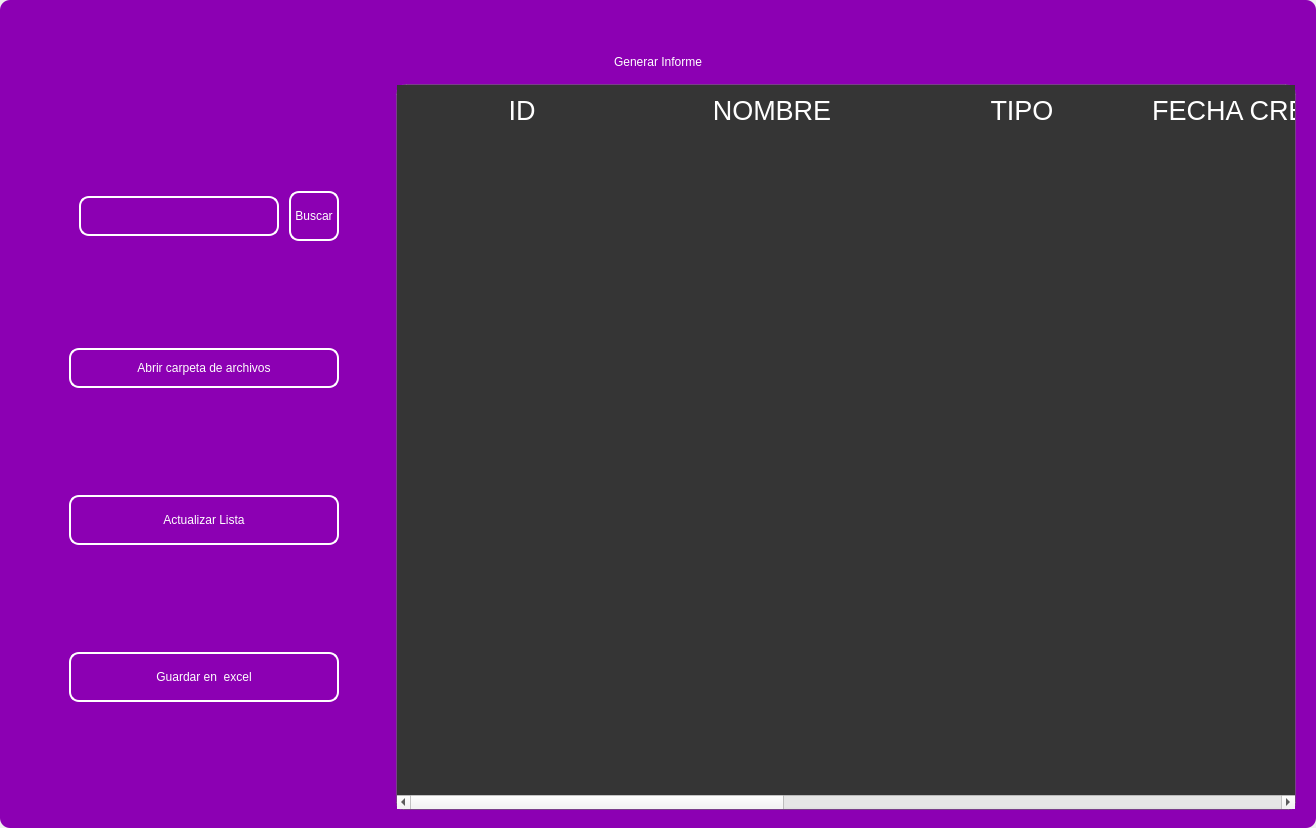
<?xml version="1.0" encoding="UTF-8"?>
<ui version="4.0">
 <class>MainWindow</class>
 <widget class="QMainWindow" name="MainWindow">
  <property name="geometry">
   <rect>
    <x>0</x>
    <y>0</y>
    <width>1316</width>
    <height>828</height>
   </rect>
  </property>
  <property name="windowTitle">
   <string>MainWindow</string>
  </property>
  <property name="styleSheet">
   <string notr="true"/>
  </property>
  <widget class="QWidget" name="centralwidget">
   <property name="styleSheet">
    <string notr="true"/>
   </property>
   <layout class="QVBoxLayout" name="verticalLayout">
    <property name="spacing">
     <number>0</number>
    </property>
    <property name="leftMargin">
     <number>0</number>
    </property>
    <property name="topMargin">
     <number>0</number>
    </property>
    <property name="rightMargin">
     <number>0</number>
    </property>
    <property name="bottomMargin">
     <number>0</number>
    </property>
    <item>
     <widget class="QFrame" name="frame">
      <property name="enabled">
       <bool>true</bool>
      </property>
      <property name="styleSheet">
       <string notr="true">
QFrame {
border-radius:10px;
background-color: rgb(140, 0, 179);
 }
</string>
      </property>
      <property name="frameShape">
       <enum>QFrame::StyledPanel</enum>
      </property>
      <property name="frameShadow">
       <enum>QFrame::Raised</enum>
      </property>
      <layout class="QVBoxLayout" name="verticalLayout_2">
       <item>
        <widget class="QFrame" name="frame_superior">
         <property name="minimumSize">
          <size>
           <width>0</width>
           <height>40</height>
          </size>
         </property>
         <property name="maximumSize">
          <size>
           <width>16777215</width>
           <height>40</height>
          </size>
         </property>
         <property name="styleSheet">
          <string notr="true">QPushButton{
border-radius:18px;
}

QPushButton:hover{
	background-color: rgb(0, 0, 0);
}
</string>
         </property>
         <property name="frameShape">
          <enum>QFrame::StyledPanel</enum>
         </property>
         <property name="frameShadow">
          <enum>QFrame::Raised</enum>
         </property>
         <layout class="QHBoxLayout" name="horizontalLayout_3">
          <property name="spacing">
           <number>4</number>
          </property>
          <property name="leftMargin">
           <number>0</number>
          </property>
          <property name="topMargin">
           <number>0</number>
          </property>
          <property name="rightMargin">
           <number>0</number>
          </property>
          <property name="bottomMargin">
           <number>0</number>
          </property>
          <item>
           <widget class="QPushButton" name="btn_icon">
            <property name="text">
             <string/>
            </property>
            <property name="iconSize">
             <size>
              <width>40</width>
              <height>40</height>
             </size>
            </property>
           </widget>
          </item>
          <item>
           <spacer name="horizontalSpacer_2">
            <property name="orientation">
             <enum>Qt::Horizontal</enum>
            </property>
            <property name="sizeHint" stdset="0">
             <size>
              <width>443</width>
              <height>20</height>
             </size>
            </property>
           </spacer>
          </item>
          <item>
           <widget class="QPushButton" name="btn_exit">
            <property name="minimumSize">
             <size>
              <width>38</width>
              <height>38</height>
             </size>
            </property>
            <property name="maximumSize">
             <size>
              <width>38</width>
              <height>38</height>
             </size>
            </property>
            <property name="cursor">
             <cursorShape>PointingHandCursor</cursorShape>
            </property>
            <property name="text">
             <string/>
            </property>
            <property name="iconSize">
             <size>
              <width>35</width>
              <height>35</height>
             </size>
            </property>
           </widget>
          </item>
          <item>
           <widget class="QPushButton" name="bt_minimizar">
            <property name="minimumSize">
             <size>
              <width>38</width>
              <height>38</height>
             </size>
            </property>
            <property name="maximumSize">
             <size>
              <width>38</width>
              <height>38</height>
             </size>
            </property>
            <property name="cursor">
             <cursorShape>PointingHandCursor</cursorShape>
            </property>
            <property name="text">
             <string/>
            </property>
            <property name="icon">
             <iconset>
              <normaloff>image/minus.svg</normaloff>image/minus.svg</iconset>
            </property>
            <property name="iconSize">
             <size>
              <width>38</width>
              <height>38</height>
             </size>
            </property>
           </widget>
          </item>
          <item>
           <widget class="QPushButton" name="bt_maximizar">
            <property name="minimumSize">
             <size>
              <width>38</width>
              <height>38</height>
             </size>
            </property>
            <property name="maximumSize">
             <size>
              <width>38</width>
              <height>38</height>
             </size>
            </property>
            <property name="cursor">
             <cursorShape>PointingHandCursor</cursorShape>
            </property>
            <property name="text">
             <string/>
            </property>
            <property name="icon">
             <iconset>
              <normaloff>image/chevron-up.svg</normaloff>image/chevron-up.svg</iconset>
            </property>
            <property name="iconSize">
             <size>
              <width>38</width>
              <height>38</height>
             </size>
            </property>
           </widget>
          </item>
          <item>
           <widget class="QPushButton" name="bt_restaurar">
            <property name="minimumSize">
             <size>
              <width>38</width>
              <height>38</height>
             </size>
            </property>
            <property name="maximumSize">
             <size>
              <width>38</width>
              <height>38</height>
             </size>
            </property>
            <property name="cursor">
             <cursorShape>PointingHandCursor</cursorShape>
            </property>
            <property name="text">
             <string/>
            </property>
            <property name="icon">
             <iconset>
              <normaloff>image/chevron-down.svg</normaloff>image/chevron-down.svg</iconset>
            </property>
            <property name="iconSize">
             <size>
              <width>38</width>
              <height>38</height>
             </size>
            </property>
           </widget>
          </item>
          <item>
           <widget class="QPushButton" name="bt_cerrar">
            <property name="minimumSize">
             <size>
              <width>38</width>
              <height>38</height>
             </size>
            </property>
            <property name="maximumSize">
             <size>
              <width>38</width>
              <height>38</height>
             </size>
            </property>
            <property name="cursor">
             <cursorShape>PointingHandCursor</cursorShape>
            </property>
            <property name="text">
             <string/>
            </property>
            <property name="icon">
             <iconset>
              <normaloff>image/x.svg</normaloff>image/x.svg</iconset>
            </property>
            <property name="iconSize">
             <size>
              <width>38</width>
              <height>38</height>
             </size>
            </property>
           </widget>
          </item>
         </layout>
        </widget>
       </item>
       <item>
        <widget class="QLabel" name="label">
         <property name="styleSheet">
          <string notr="true">font: 30pt &quot;MS Shell Dlg 2&quot;;
color: rgb(255, 255, 255);</string>
         </property>
         <property name="text">
          <string>Generar Informe</string>
         </property>
         <property name="alignment">
          <set>Qt::AlignCenter</set>
         </property>
        </widget>
       </item>
       <item>
        <widget class="QFrame" name="frame_3">
         <property name="minimumSize">
          <size>
           <width>0</width>
           <height>0</height>
          </size>
         </property>
         <property name="frameShape">
          <enum>QFrame::StyledPanel</enum>
         </property>
         <property name="frameShadow">
          <enum>QFrame::Raised</enum>
         </property>
         <layout class="QHBoxLayout" name="horizontalLayout_4">
          <property name="leftMargin">
           <number>9</number>
          </property>
          <property name="topMargin">
           <number>9</number>
          </property>
          <property name="rightMargin">
           <number>9</number>
          </property>
          <item>
           <layout class="QVBoxLayout" name="verticalLayout_4">
            <property name="spacing">
             <number>50</number>
            </property>
            <property name="sizeConstraint">
             <enum>QLayout::SetDefaultConstraint</enum>
            </property>
            <property name="leftMargin">
             <number>50</number>
            </property>
            <property name="topMargin">
             <number>50</number>
            </property>
            <property name="rightMargin">
             <number>50</number>
            </property>
            <property name="bottomMargin">
             <number>50</number>
            </property>
            <item>
             <layout class="QHBoxLayout" name="horizontalLayout">
              <property name="spacing">
               <number>10</number>
              </property>
              <property name="leftMargin">
               <number>10</number>
              </property>
              <property name="topMargin">
               <number>0</number>
              </property>
              <property name="bottomMargin">
               <number>0</number>
              </property>
              <item>
               <widget class="QLineEdit" name="searchtxt">
                <property name="minimumSize">
                 <size>
                  <width>200</width>
                  <height>25</height>
                 </size>
                </property>
                <property name="maximumSize">
                 <size>
                  <width>150</width>
                  <height>40</height>
                 </size>
                </property>
                <property name="styleSheet">
                 <string notr="true">QLabel {
	color: rgb(255, 255, 254);
	font: 12pt &quot;Arial&quot;;
	background-color: rgba(0, 0, 0,0);
}

QTextEdit{
background-color: rgba(0, 0, 0,0);
border-radius:10px; 
font: 12pt &quot;Arial&quot;;
color: rgb(255, 255, 254);
border: 2px solid  rgb(255, 255, 255);

}

QTextEdit:hover{
background-color: rgba(0, 0, 0,0);
border-radius:10px; 
font: 12pt &quot;Arial&quot;;
border: 2px solid  rgb(120, 0, 171);
}

QTextEdit:focus{
background-color: rgb(0, 0, 0);
border-radius:10px; 
font: 12pt &quot;Arial&quot;;
border: 2px solid rgb(120, 0, 171);
}

QLineEdit{
background-color: rgba(0, 0, 0,0);
border-radius:10px; 
font: 12pt &quot;Arial&quot;;
color: rgb(255, 255, 254);
border: 2px solid  rgb(255, 255, 255);

}

QLineEdit:hover{
background-color: rgba(0, 0, 0,0);
border-radius:10px; 
font: 12pt &quot;Arial&quot;;
border: 2px solid  rgb(120, 0, 171);
}

QLineEdit:focus{
background-color: rgb(0, 0, 0);
border-radius:10px; 
font: 12pt &quot;Arial&quot;;
border: 2px solid rgb(120, 0, 171);
}

QCheckBox{
	font: 12pt &quot;Arial&quot;;
	color: rgb(255, 255, 255);
}

QCheckBox::indicator {
    width: 18px;
    height:18px;
}

QCheckBox::indicator:unchecked {
   background-image: url(image/square.svg);
}

QCheckBox::indicator:checked {
   background-image: url(image/check-square.svg);
}

QPushButton{
border-radius:10px; 
font: 12pt &quot;Arial&quot;;
color: rgb(255, 255, 254);
border: 2px solid #ffffff;
}

QPushButton:hover{
border-radius:10px; 
font: 12pt &quot;Arial&quot;;
color: rgb(255, 255, 255);
border: 2px solid rgb(120, 0, 171);
	background-color: rgb(120, 0, 171);
}
</string>
                </property>
               </widget>
              </item>
              <item>
               <widget class="QPushButton" name="btn_search">
                <property name="sizePolicy">
                 <sizepolicy hsizetype="Minimum" vsizetype="Fixed">
                  <horstretch>0</horstretch>
                  <verstretch>0</verstretch>
                 </sizepolicy>
                </property>
                <property name="minimumSize">
                 <size>
                  <width>0</width>
                  <height>15</height>
                 </size>
                </property>
                <property name="maximumSize">
                 <size>
                  <width>100</width>
                  <height>50</height>
                 </size>
                </property>
                <property name="cursor">
                 <cursorShape>PointingHandCursor</cursorShape>
                </property>
                <property name="styleSheet">
                 <string notr="true">QPushButton{
border-radius:10px; 
font: 12pt &quot;Arial&quot;;
color: rgb(255, 255, 254);
border: 2px solid #ffffff;
}

QPushButton:hover{
border-radius:10px; 
font: 12pt &quot;Arial&quot;;
color: rgb(255, 255, 255);
border: 2px solid rgb(120, 0, 171);
	background-color: rgb(120, 0, 171);
}</string>
                </property>
                <property name="text">
                 <string>Buscar</string>
                </property>
               </widget>
              </item>
             </layout>
            </item>
            <item>
             <widget class="QPushButton" name="btn_report_export">
              <property name="minimumSize">
               <size>
                <width>0</width>
                <height>40</height>
               </size>
              </property>
              <property name="cursor">
               <cursorShape>PointingHandCursor</cursorShape>
              </property>
              <property name="styleSheet">
               <string notr="true">QPushButton{
border-radius:10px; 
font: 12pt &quot;Arial&quot;;
color: rgb(255, 255, 254);
border: 2px solid #ffffff;
}

QPushButton:hover{
border-radius:10px; 
font: 12pt &quot;Arial&quot;;
color: rgb(255, 255, 255);
border: 2px solid rgb(120, 0, 171);
	background-color: rgb(120, 0, 171);
}</string>
              </property>
              <property name="text">
               <string>Abrir carpeta de archivos</string>
              </property>
             </widget>
            </item>
            <item>
             <widget class="QPushButton" name="btn_get">
              <property name="minimumSize">
               <size>
                <width>50</width>
                <height>40</height>
               </size>
              </property>
              <property name="maximumSize">
               <size>
                <width>300</width>
                <height>50</height>
               </size>
              </property>
              <property name="cursor">
               <cursorShape>PointingHandCursor</cursorShape>
              </property>
              <property name="styleSheet">
               <string notr="true">QPushButton{
border-radius:10px; 
font: 12pt &quot;Arial&quot;;
color: rgb(255, 255, 254);
border: 2px solid #ffffff;
}

QPushButton:hover{
border-radius:10px; 
font: 12pt &quot;Arial&quot;;
color: rgb(255, 255, 255);
border: 2px solid rgb(120, 0, 171);
	background-color: rgb(120, 0, 171);
}</string>
              </property>
              <property name="text">
               <string>Actualizar Lista</string>
              </property>
              <property name="iconSize">
               <size>
                <width>35</width>
                <height>35</height>
               </size>
              </property>
             </widget>
            </item>
            <item>
             <widget class="QPushButton" name="btn_excel">
              <property name="minimumSize">
               <size>
                <width>10</width>
                <height>40</height>
               </size>
              </property>
              <property name="maximumSize">
               <size>
                <width>300</width>
                <height>50</height>
               </size>
              </property>
              <property name="cursor">
               <cursorShape>PointingHandCursor</cursorShape>
              </property>
              <property name="styleSheet">
               <string notr="true">QPushButton{
border-radius:10px; 
font: 12pt &quot;Arial&quot;;
color: rgb(255, 255, 254);
border: 2px solid #ffffff;
}

QPushButton:hover{
border-radius:10px; 
font: 12pt &quot;Arial&quot;;
color: rgb(255, 255, 255);
border: 2px solid rgb(120, 0, 171);
	background-color: rgb(120, 0, 171);
}</string>
              </property>
              <property name="text">
               <string>Guardar en  excel</string>
              </property>
              <property name="iconSize">
               <size>
                <width>35</width>
                <height>35</height>
               </size>
              </property>
             </widget>
            </item>
           </layout>
          </item>
          <item>
           <widget class="QTableWidget" name="table_report">
            <property name="minimumSize">
             <size>
              <width>900</width>
              <height>0</height>
             </size>
            </property>
            <property name="maximumSize">
             <size>
              <width>700</width>
              <height>16777215</height>
             </size>
            </property>
            <property name="styleSheet">
             <string notr="true">QTableView {

	border: 1px solid rgba(255,255,255,40);
	border-bottom-right-radius: 7px; 
	border-bottom-left-radius: 7px; 
	color: white;
	font: 15pt &quot;MS Shell Dlg 2&quot;;
	background-color: rgb(53, 53, 53);
}

QHeaderView::section {
background-color: rgb(53, 53, 53);
color: white;
border: none;
height: 50px;
font-size: 20pt;
}

QTableView::item {
    border-style: none;
    border-bottom: 1px solid rgba(255,255,255,50);
    padding-left: auto;
    padding-right: auto;
}

QTableView::item:selected{
	border: none;
	color: rgb(255, 255, 255);
    background-color: rgba(255, 255, 255, 50);
}
</string>
            </property>
            <property name="lineWidth">
             <number>1</number>
            </property>
            <property name="editTriggers">
             <set>QAbstractItemView::NoEditTriggers</set>
            </property>
            <attribute name="horizontalHeaderDefaultSectionSize">
             <number>250</number>
            </attribute>
            <column>
             <property name="text">
              <string>ID</string>
             </property>
            </column>
            <column>
             <property name="text">
              <string>NOMBRE</string>
             </property>
            </column>
            <column>
             <property name="text">
              <string>TIPO</string>
             </property>
            </column>
            <column>
             <property name="text">
              <string>FECHA CREACION</string>
             </property>
            </column>
            <column>
             <property name="text">
              <string>DESCRIPCIÓN</string>
             </property>
            </column>
            <column>
             <property name="text">
              <string>NOMBRE DE ARCHIVO</string>
             </property>
            </column>
            <column>
             <property name="text">
              <string>USUARIO</string>
             </property>
            </column>
           </widget>
          </item>
         </layout>
        </widget>
       </item>
      </layout>
     </widget>
    </item>
   </layout>
  </widget>
 </widget>
 <resources/>
 <connections/>
</ui>
